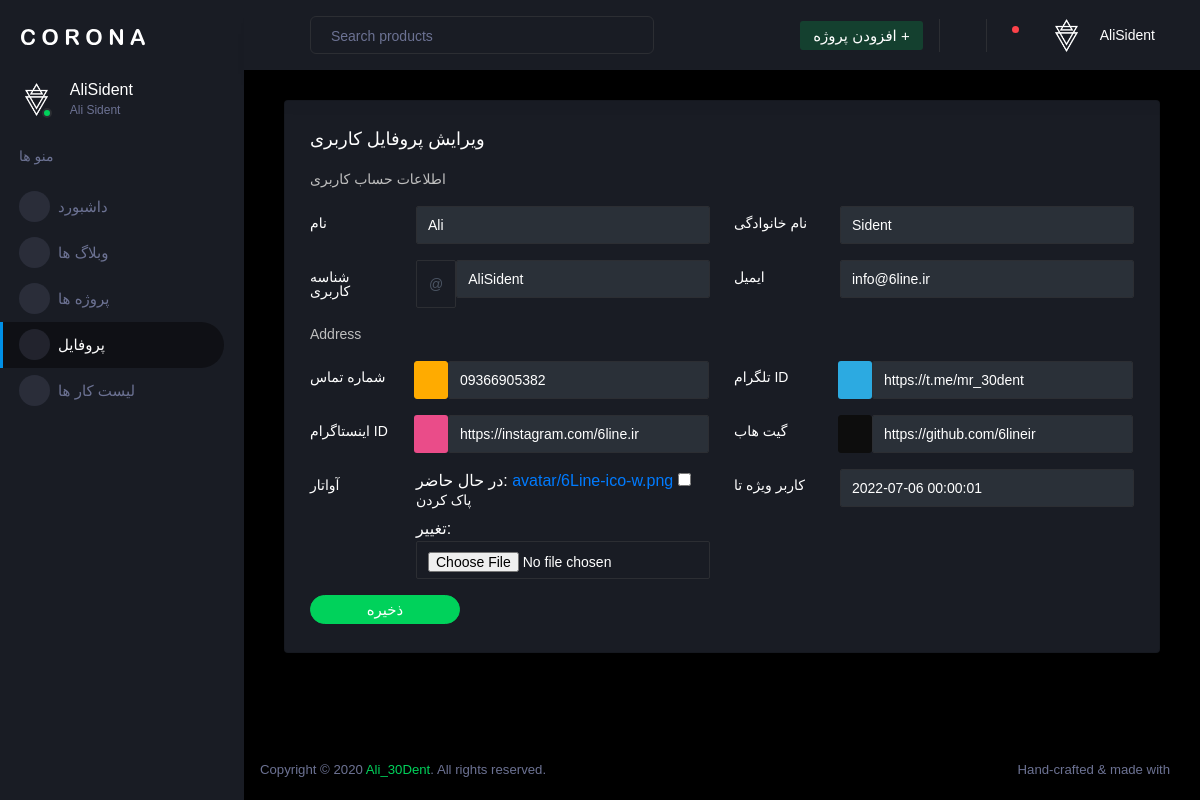
The page /accounts/profile/ (signed in) on the database its author committed.
### accounts/models.py (models this page shows)
class User(AbstractUser):
	phone = models.CharField(max_length=12, blank=True, verbose_name="شماره تماس")
	id_telegram = models.URLField(default="https://t.me/", verbose_name="تلگرام ID")
	id_instagram = models.URLField(default="https://instagram.com/", verbose_name="اینستاگرام ID")
	github = models.URLField(default="https://github.com/", verbose_name="گیت هاب")
	avatar = models.ImageField(upload_to='avatar', blank=True, verbose_name="آواتار")
	is_author = models.BooleanField(default=False, verbose_name="وضعیت نویسندگی")
	special_user = models.DateTimeField(default=timezone.now, verbose_name="کاربر ویژه تا")
	def is_special_user(self):
		if self.special_user > timezone.now():
			return True
		else:
			return False
	is_special_user.boolean = True
	is_special_user.short_description = "وضعیت کاربر ویژه"

### accounts/views.py (the view)
# urls.py: path('profile/', Profile.as_view(), name="profile"),
class Profile(LoginRequiredMixin ,UpdateView):
	model = User
	template_name = "panel/profile.html"
	form_class = ProfileForm
	success_url = reverse_lazy("accounts:profile")
	def get_object(self):
		return User.objects.get(pk = self.request.user.pk)
	def get_form_kwargs(self):
		kwargs = super(Profile, self).get_form_kwargs()
		kwargs.update({
			'user': self.request.user
		})
		return kwargs

### accounts/forms.py
class ProfileForm(forms.ModelForm):
	def __init__(self, *args, **kwargs):
		user = kwargs.pop('user')
		super(ProfileForm, self).__init__(*args, **kwargs)
		self.fields['username'].help_text = None
		if not user.is_superuser:
			self.fields['username'].disabled = True
			self.fields['special_user'].disabled = True
			self.fields['is_author'].disabled = True
	class Meta:
		model = User
		fields = [
                    'username',
                    'email',
                    'first_name',
                    'last_name',
                    'phone',
                    'id_telegram',
                    'id_instagram',
                    'github',
                    'avatar',
				    'special_user',
                    'is_author',
                ]

### templates/panel/profile.html (shortened to what this page needs)
{% extends 'panel/base.html' %}
{% load widget_tweaks %}
{% block content %}
<div class="container-scroller">
      {% include './partials/_sidebar.html' %}
      <div class="container-fluid page-body-wrapper">
        {% include './partials/_navbar.html' %}
        <div class="main-panel">
          <div class="content-wrapper">
            <div class="col-12 grid-margin">
              <div class="card">
                <div class="card-body">
                  <h4 class="card-title">ویرایش پروفایل کاربری</h4>
                  <form class="form-sample" method="post">
                    <p class="card-description">اطلاعات حساب کاربری</p>
                    <div class="row">
                      <div class="col-md-6">
                        <div class="form-group row">
                          <label class="col-sm-3 col-form-label">نام</label>
                          <div class="col-sm-9">
                            {{ form.first_name| add_class:"form-control" }}
                          </div>
                        </div>
                      </div>
                      <div class="col-md-6">
                        <div class="form-group row">
                          <label class="col-sm-3 col-form-label">نام خانوادگی</label>
                          <div class="col-sm-9">
                            {{ form.last_name| add_class:"form-control" }}
                          </div>
                        </div>
                      </div>
                    </div>
                    <div class="row">
                      <div class="col-md-6">
                        <div class="form-group row">
                          <label class="col-sm-3 col-form-label">شناسه کاربری</label>
                          <div class="col-sm-9 input-group-prepend">
                            <span class="input-group-text">@</span>
                            {{ form.username| add_class:"form-control " }}
                          </div>
                        </div>
                      </div>
                      <div class="col-md-6">
                        <div class="form-group row">
                          <label class="col-sm-3 col-form-label">ایمیل</label>
                          <div class="col-sm-9">
                            {{ form.email| add_class:"form-control" }}
                          </div>
                        </div>
                      </div>
                    </div>
                    <p class="card-description"> Address </p>
                    <div class="row">
                      <div class="col-md-6">
                        <div class="form-group row">
                          <label class="col-sm-3 col-form-label">شماره تماس</label>
                          <div class="col-sm-9 input-group-append">
                            <div class="input-group-append">
                              <button class="btn btn-sm btn-warning" type="button">
                                <i class="mdi mdi-phone"></i>
                              </button>
                            </div>
                             {{ form.phone| add_class:"form-control" }}
                          </div>
                        </div>
                      </div>
                      <div class="col-md-6">
                        <div class="form-group row">
                          <label class="col-sm-3 col-form-label">تلگرام ID</label>
                          <div class="col-sm-9 input-group-append">
                            <div class="input-group-append">
                              <button class="btn btn-sm btn-twitter" type="button">
                                <i class="mdi mdi-telegram"></i>
                              </button>
                            </div>
                            {{ form.id_telegram| add_class:"form-control" }}
                          </div>
                        </div>
                      </div>
                    </div>
                    <div class="row">
                      <div class="col-md-6">
                        <div class="form-group row">
                          <label class="col-sm-3 col-form-label">اینستاگرام ID</label>
                          <div class="col-sm-9 input-group-append">
                            <div class="input-group-append">
                              <button class="btn btn-sm btn-dribbble" type="button">
                                <i class="mdi mdi-instagram"></i>
                              </button>
                            </div>
                            {{ form.id_instagram| add_class:"form-control" }}
                          </div>
                        </div>
                      </div>
                      <div class="col-md-6">
                        <div class="form-group row">
                          <label class="col-sm-3 col-form-label">گیت هاب</label>
                          <div class="col-sm-9 input-group-append">
                            <div class="input-group-append">
                              <button class="btn btn-sm btn-dark" type="button">
                                <i class="mdi mdi-github-circle"></i>
                              </button>
                            </div>
                            {{ form.github| add_class:"form-control" }}
                          </div>
                        </div>
                      </div>
                    </div>
                    <div class="row">
                      <div class="col-md-6">
                        <div class="form-group row">
                          <label class="col-sm-3 col-form-label">آواتار</label>
                          <div class="col-sm-9">
                            {{ form.avatar| add_class:"form-control file-upload-info" }}
                          </div>
                        </div>
                      </div>
                      <div class="col-md-6">
                        <div class="form-group row">
                          <label class="col-sm-3 col-form-label">کاربر ویژه تا</label>
                          <div class="col-sm-9">
                            {{ form.special_user| add_class:"form-control" }}
                          </div>
                        </div>
                      </div>
                    </div>
                    <button type="submit" class="btn btn-success btn-rounded btn-fw mr-2">ذخیره</button>
                  </form>
                </div>
              </div>
            </div>
          </div>
          {% include './partials/_footer.html' %}
        </div>
      </div>
    </div>
    {% endblock %}

### templates/panel/base.html (shortened to what this page needs)
{% load static %}
<!DOCTYPE html>
<html lang="en">
  <head>
    <link rel="stylesheet" href="{% static 'panel/assets/vendors/mdi/css/materialdesignicons.min.css' %}">
    <link rel="stylesheet" href="{% static 'panel/assets/vendors/css/vendor.bundle.base.css' %}">
    <link rel="stylesheet" href="{% static 'panel/assets/css/style.css' %}">
  </head>
  <body>
    {% block content %}
    {% endblock %}
  </body>
</html>

### templates/panel/partials/_sidebar.html (shortened to what this page needs)
{% load static %}
<nav class="sidebar sidebar-offcanvas" id="sidebar">
  <div class="sidebar-brand-wrapper d-none d-lg-flex align-items-center justify-content-center fixed-top">
    <a class="sidebar-brand brand-logo" href="{% url 'accounts:dashboard' %}"><img src="{% static 'panel/assets/images/logo.svg' %}" alt="logo" /></a>
  </div>
  <ul class="nav">
    <li class="nav-item profile">
      <div class="profile-desc">
        <div class="profile-pic">
          <div class="count-indicator">
            <img class="img-xs rounded-circle " src="{{ user.avatar.url }}" alt="{% static 'panel/assets/images/faces-clipart/pic-4.png' %}">
            <span class="count bg-success"></span>
          </div>
          <div class="profile-name">
            <h5 class="mb-0 font-weight-normal">{{ user.username }}</h5>
            <span>{{ user.get_full_name }}</span>
          </div>
        </div>
        <a href="#" id="profile-dropdown" data-toggle="dropdown"><i class="mdi mdi-dots-vertical"></i></a>
      </div>
    </li>
    <li class="nav-item nav-category">
      <span class="nav-link">منو ها</span>
    </li>
    <li class="nav-item menu-items {% if request.resolver_match.url_name == 'dashboard' %} active {% endif %}">
      <a class="nav-link" href="{% url 'accounts:dashboard' %}">
        <span class="menu-icon">
          <i class="mdi mdi-speedometer"></i>
        </span>
        <span class="menu-title">داشبورد</span>
      </a>
    </li>
    <li class="nav-item menu-items {% if request.resolver_match.url_name == 'add-blog' and 'blog-list' %} active {% endif %}">
      <a class="nav-link" data-toggle="collapse" href="#ui-basic" aria-expanded="false" aria-controls="ui-basic">
        <span class="menu-icon">
          <i class="mdi mdi-laptop"></i>
        </span>
        <span class="menu-title">وبلاگ ها</span>
        <i class="menu-arrow"></i>
      </a>
    </li>
    <li class="nav-item menu-items">
      <a class="nav-link" href="#">
        <span class="menu-icon">
          <i class="mdi mdi-playlist-play"></i>
        </span>
        <span class="menu-title">پروژه ها</span>
      </a>
    </li>
    <li class="nav-item menu-items {% if request.resolver_match.url_name == 'profile' %} active {% endif %}">
      <a class="nav-link" href="{% url 'accounts:profile' %}">
        <span class="menu-icon">
          <i class="mdi mdi-table-large"></i>
        </span>
        <span class="menu-title">پروفایل</span>
      </a>
    </li>
    <li class="nav-item menu-items">
      <a class="nav-link" href="#">
        <span class="menu-icon">
          <i class="mdi mdi-chart-bar"></i>
        </span>
        <span class="menu-title">لیست کار ها</span>
      </a>
    </li>
  </ul>
</nav>

### templates/panel/partials/_navbar.html (shortened to what this page needs)
{% load static %}
<nav class="navbar p-0 fixed-top d-flex flex-row">
  <div class="navbar-menu-wrapper flex-grow d-flex align-items-stretch">
    <button class="navbar-toggler navbar-toggler align-self-center" type="button" data-toggle="minimize">
      <span class="mdi mdi-menu"></span>
    </button>
    <ul class="navbar-nav w-100">
      <li class="nav-item w-100">
        <form class="nav-link mt-2 mt-md-0 d-none d-lg-flex search">
          <input type="text" class="form-control" placeholder="Search products">
        </form>
      </li>
    </ul>
    <ul class="navbar-nav navbar-nav-right">
      <li class="nav-item d-lg-block">
        <a class="nav-link btn btn-inverse-success create-new-button" href="#">افزودن پروژه +</a>
      </li>
      <li class="nav-item dropdown border-left">
        <a class="nav-link" href="{% url 'blog:home' %}">
          <i class="mdi mdi-home"></i>
        </a>
      </li>
      <li class="nav-item dropdown border-left">
        <a class="nav-link count-indicator dropdown-toggle" id="notificationDropdown" href="#" data-toggle="dropdown">
          <i class="mdi mdi-bell"></i>
          <span class="count bg-danger"></span>
        </a>
      </li>
      <li class="nav-item dropdown">
        <a class="nav-link" id="profileDropdown" href="#" data-toggle="dropdown">
          <div class="navbar-profile">
            <img class="img-xs rounded-circle" src="{{ user.avatar.url }}" alt="{% static 'panel/assets/images/faces-clipart/pic-4.png' %}">
            <p class="mb-0 d-none d-sm-block navbar-profile-name">{{ user.username }}</p>
            <i class="mdi mdi-menu-down d-none d-sm-block"></i>
          </div>
        </a>
      </li>
    </ul>
  </div>
</nav>

### templates/panel/partials/_footer.html
<footer class="footer">
  <div class="d-sm-flex justify-content-center justify-content-sm-between">
    <span class="text-muted text-center text-sm-left d-block d-sm-inline-block">Copyright © 2020 <a href="https://www.6line.ir" target="_blank">Ali_30Dent</a>. All rights reserved.</span>
    <span class="text-muted float-none float-sm-right d-block mt-1 mt-sm-0 text-center">Hand-crafted & made with <i class="mdi mdi-heart text-danger"></i></span>
  </div>
</footer>

### rows shown on the page
User: avatar (picture), username "AliSident", get_full_name "Ali Sident", first_name "Ali", last_name "Sident", email "info@6line.ir", phone "09366905382", id_telegram "https://t.me/mr_30dent", id_instagram "https://instagram.com/6line.ir", github "https://github.com/6lineir", special_user "2022-07-06 00:00:01"
